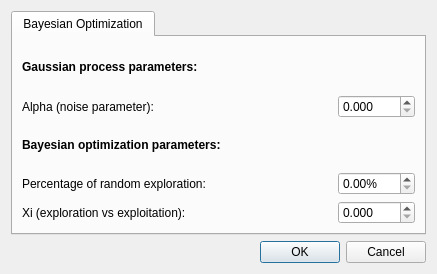
<?xml version="1.0" encoding="UTF-8"?>
<ui version="4.0">
 <class>SettingsDialog</class>
 <widget class="QDialog" name="SettingsDialog">
  <property name="geometry">
   <rect>
    <x>0</x>
    <y>0</y>
    <width>437</width>
    <height>274</height>
   </rect>
  </property>
  <property name="windowTitle">
   <string>qudi: OOP - Settings</string>
  </property>
  <layout class="QGridLayout" name="gridLayout">
   <item row="1" column="0">
    <widget class="QDialogButtonBox" name="buttonBox">
     <property name="orientation">
      <enum>Qt::Horizontal</enum>
     </property>
     <property name="standardButtons">
      <set>QDialogButtonBox::Cancel|QDialogButtonBox::Ok</set>
     </property>
     <property name="centerButtons">
      <bool>false</bool>
     </property>
    </widget>
   </item>
   <item row="0" column="0">
    <widget class="QTabWidget" name="tabWidget">
     <property name="currentIndex">
      <number>0</number>
     </property>
     <widget class="QWidget" name="bayopt_tab">
      <attribute name="title">
       <string>Bayesian Optimization</string>
      </attribute>
      <layout class="QGridLayout" name="gridLayout_2">
       <item row="0" column="0">
        <widget class="QLabel" name="gaussian_Label">
         <property name="text">
          <string>&lt;html&gt;&lt;head/&gt;&lt;body&gt;&lt;p&gt;&lt;span style=&quot; font-weight:600;&quot;&gt;Gaussian process parameters:&lt;/span&gt;&lt;/p&gt;&lt;/body&gt;&lt;/html&gt;</string>
         </property>
        </widget>
       </item>
       <item row="1" column="0">
        <widget class="QLabel" name="alpha_Label">
         <property name="sizePolicy">
          <sizepolicy hsizetype="Expanding" vsizetype="Preferred">
           <horstretch>0</horstretch>
           <verstretch>0</verstretch>
          </sizepolicy>
         </property>
         <property name="text">
          <string>Alpha (noise parameter):</string>
         </property>
        </widget>
       </item>
       <item row="1" column="1">
        <widget class="QDoubleSpinBox" name="bayopt_alpha_DoubleSpinBox">
         <property name="decimals">
          <number>3</number>
         </property>
         <property name="singleStep">
          <double>0.010000000000000</double>
         </property>
        </widget>
       </item>
       <item row="2" column="0">
        <widget class="QLabel" name="bayoppt_Label">
         <property name="sizePolicy">
          <sizepolicy hsizetype="Expanding" vsizetype="Preferred">
           <horstretch>0</horstretch>
           <verstretch>0</verstretch>
          </sizepolicy>
         </property>
         <property name="text">
          <string>&lt;html&gt;&lt;head/&gt;&lt;body&gt;&lt;p&gt;&lt;span style=&quot; font-weight:600;&quot;&gt;Bayesian optimization parameters:&lt;/span&gt;&lt;/p&gt;&lt;/body&gt;&lt;/html&gt;</string>
         </property>
        </widget>
       </item>
       <item row="3" column="0">
        <widget class="QLabel" name="percentage_Label">
         <property name="sizePolicy">
          <sizepolicy hsizetype="Expanding" vsizetype="Preferred">
           <horstretch>0</horstretch>
           <verstretch>0</verstretch>
          </sizepolicy>
         </property>
         <property name="text">
          <string>Percentage of random exploration:</string>
         </property>
        </widget>
       </item>
       <item row="3" column="1">
        <widget class="QDoubleSpinBox" name="bayopt_random_percentage_DoubleSpinBox">
         <property name="suffix">
          <string>%</string>
         </property>
         <property name="maximum">
          <double>100.000000000000000</double>
         </property>
        </widget>
       </item>
       <item row="4" column="0">
        <widget class="QLabel" name="Xi_Label">
         <property name="sizePolicy">
          <sizepolicy hsizetype="Expanding" vsizetype="Preferred">
           <horstretch>0</horstretch>
           <verstretch>0</verstretch>
          </sizepolicy>
         </property>
         <property name="text">
          <string>Xi (exploration vs exploitation):</string>
         </property>
        </widget>
       </item>
       <item row="4" column="1">
        <widget class="QDoubleSpinBox" name="bayopt_xi_DoubleSpinBox">
         <property name="decimals">
          <number>3</number>
         </property>
         <property name="maximum">
          <double>1000.000000000000000</double>
         </property>
         <property name="singleStep">
          <double>0.010000000000000</double>
         </property>
        </widget>
       </item>
      </layout>
     </widget>
    </widget>
   </item>
  </layout>
 </widget>
 <resources/>
 <connections>
  <connection>
   <sender>buttonBox</sender>
   <signal>accepted()</signal>
   <receiver>SettingsDialog</receiver>
   <slot>accept()</slot>
   <hints>
    <hint type="sourcelabel">
     <x>248</x>
     <y>254</y>
    </hint>
    <hint type="destinationlabel">
     <x>157</x>
     <y>274</y>
    </hint>
   </hints>
  </connection>
  <connection>
   <sender>buttonBox</sender>
   <signal>rejected()</signal>
   <receiver>SettingsDialog</receiver>
   <slot>reject()</slot>
   <hints>
    <hint type="sourcelabel">
     <x>316</x>
     <y>260</y>
    </hint>
    <hint type="destinationlabel">
     <x>286</x>
     <y>274</y>
    </hint>
   </hints>
  </connection>
 </connections>
</ui>
